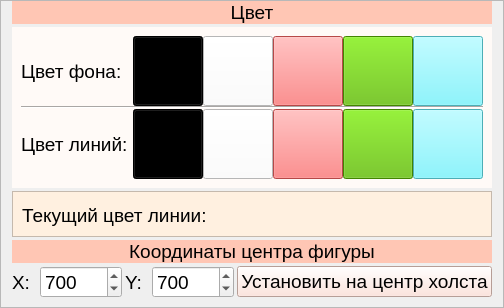
        <widget class="QFrame" name="frame">
         <property name="font">
          <font>
           <pointsize>14</pointsize>
          </font>
         </property>
         <property name="frameShape">
          <enum>QFrame::StyledPanel</enum>
         </property>
         <property name="frameShadow">
          <enum>QFrame::Raised</enum>
         </property>
         <layout class="QVBoxLayout" name="verticalLayout_10">
          <property name="spacing">
           <number>3</number>
          </property>
          <property name="topMargin">
           <number>0</number>
          </property>
          <property name="bottomMargin">
           <number>9</number>
          </property>
          <item>
           <widget class="QLabel" name="label_2">
            <property name="font">
             <font>
              <pointsize>14</pointsize>
             </font>
            </property>
            <property name="styleSheet">
             <string notr="true">background-color: rgb(255, 198, 180);</string>
            </property>
            <property name="text">
             <string>Цвет</string>
            </property>
            <property name="alignment">
             <set>Qt::AlignCenter</set>
            </property>
           </widget>
          </item>
          <item>
           <widget class="QWidget" name="color" native="true">
            <property name="font">
             <font>
              <pointsize>14</pointsize>
             </font>
            </property>
            <property name="styleSheet">
             <string notr="true">background-color: rgb(255, 250, 247);</string>
            </property>
            <layout class="QHBoxLayout" name="horizontalLayout_5">
             <property name="spacing">
              <number>0</number>
             </property>
             <item>
              <layout class="QVBoxLayout" name="verticalLayout_8">
               <item>
                <widget class="QLabel" name="label_3">
                 <property name="sizePolicy">
                  <sizepolicy hsizetype="MinimumExpanding" vsizetype="Preferred">
                   <horstretch>0</horstretch>
                   <verstretch>0</verstretch>
                  </sizepolicy>
                 </property>
                 <property name="font">
                  <font>
                   <pointsize>14</pointsize>
                  </font>
                 </property>
                 <property name="text">
                  <string>Цвет фона: </string>
                 </property>
                </widget>
               </item>
               <item>
                <widget class="Line" name="line">
                 <property name="font">
                  <font>
                   <pointsize>14</pointsize>
                  </font>
                 </property>
                 <property name="orientation">
                  <enum>Qt::Horizontal</enum>
                 </property>
                </widget>
               </item>
               <item>
                <widget class="QLabel" name="label_4">
                 <property name="sizePolicy">
                  <sizepolicy hsizetype="MinimumExpanding" vsizetype="Preferred">
                   <horstretch>0</horstretch>
                   <verstretch>0</verstretch>
                  </sizepolicy>
                 </property>
                 <property name="font">
                  <font>
                   <pointsize>14</pointsize>
                  </font>
                 </property>
                 <property name="text">
                  <string>Цвет линий: </string>
                 </property>
                </widget>
               </item>
              </layout>
             </item>
             <item>
              <layout class="QVBoxLayout" name="verticalLayout_9">
               <item>
                <layout class="QHBoxLayout" name="horizontalLayout_2">
                 <property name="spacing">
                  <number>0</number>
                 </property>
                 <item>
                  <widget class="QToolButton" name="black_bg_btn">
                   <property name="sizePolicy">
                    <sizepolicy hsizetype="Preferred" vsizetype="Preferred">
                     <horstretch>0</horstretch>
                     <verstretch>0</verstretch>
                    </sizepolicy>
                   </property>
                   <property name="minimumSize">
                    <size>
                     <width>70</width>
                     <height>70</height>
                    </size>
                   </property>
                   <property name="font">
                    <font>
                     <pointsize>14</pointsize>
                    </font>
                   </property>
                   <property name="styleSheet">
                    <string notr="true">background-color: rgb(0, 0, 0);</string>
                   </property>
                   <property name="text">
                    <string/>
                   </property>
                   <attribute name="buttonGroup">
                    <string notr="true">background_color_btn_gp</string>
                   </attribute>
                  </widget>
                 </item>
                 <item>
                  <widget class="QToolButton" name="white_bg_btn">
                   <property name="sizePolicy">
                    <sizepolicy hsizetype="Preferred" vsizetype="Preferred">
                     <horstretch>0</horstretch>
                     <verstretch>0</verstretch>
                    </sizepolicy>
                   </property>
                   <property name="minimumSize">
                    <size>
                     <width>70</width>
                     <height>70</height>
                    </size>
                   </property>
                   <property name="font">
                    <font>
                     <pointsize>14</pointsize>
                    </font>
                   </property>
                   <property name="styleSheet">
                    <string notr="true">background-color: rgb(255, 255, 255);</string>
                   </property>
                   <property name="text">
                    <string/>
                   </property>
                   <attribute name="buttonGroup">
                    <string notr="true">background_color_btn_gp</string>
                   </attribute>
                  </widget>
                 </item>
                 <item>
                  <widget class="QToolButton" name="red_bg_btn">
                   <property name="sizePolicy">
                    <sizepolicy hsizetype="Preferred" vsizetype="Preferred">
                     <horstretch>0</horstretch>
                     <verstretch>0</verstretch>
                    </sizepolicy>
                   </property>
                   <property name="minimumSize">
                    <size>
                     <width>70</width>
                     <height>70</height>
                    </size>
                   </property>
                   <property name="font">
                    <font>
                     <pointsize>14</pointsize>
                    </font>
                   </property>
                   <property name="styleSheet">
                    <string notr="true">background-color: rgb(255, 101, 101);</string>
                   </property>
                   <property name="text">
                    <string/>
                   </property>
                   <attribute name="buttonGroup">
                    <string notr="true">background_color_btn_gp</string>
                   </attribute>
                  </widget>
                 </item>
                 <item>
                  <widget class="QToolButton" name="green_bg_btn">
                   <property name="sizePolicy">
                    <sizepolicy hsizetype="Preferred" vsizetype="Preferred">
                     <horstretch>0</horstretch>
                     <verstretch>0</verstretch>
                    </sizepolicy>
                   </property>
                   <property name="minimumSize">
                    <size>
                     <width>70</width>
                     <height>70</height>
                    </size>
                   </property>
                   <property name="font">
                    <font>
                     <pointsize>14</pointsize>
                    </font>
                   </property>
                   <property name="styleSheet">
                    <string notr="true">background-color: rgb(93, 186, 0);</string>
                   </property>
                   <property name="text">
                    <string/>
                   </property>
                   <attribute name="buttonGroup">
                    <string notr="true">background_color_btn_gp</string>
                   </attribute>
                  </widget>
                 </item>
                 <item>
                  <widget class="QToolButton" name="blue_bg_btn">
                   <property name="sizePolicy">
                    <sizepolicy hsizetype="Preferred" vsizetype="Preferred">
                     <horstretch>0</horstretch>
                     <verstretch>0</verstretch>
                    </sizepolicy>
                   </property>
                   <property name="minimumSize">
                    <size>
                     <width>70</width>
                     <height>70</height>
                    </size>
                   </property>
                   <property name="font">
                    <font>
                     <pointsize>14</pointsize>
                    </font>
                   </property>
                   <property name="styleSheet">
                    <string notr="true">background-color: rgb(106, 243, 255);</string>
                   </property>
                   <property name="text">
                    <string/>
                   </property>
                   <attribute name="buttonGroup">
                    <string notr="true">background_color_btn_gp</string>
                   </attribute>
                  </widget>
                 </item>
                </layout>
               </item>
               <item>
                <widget class="Line" name="line_2">
                 <property name="font">
                  <font>
                   <pointsize>14</pointsize>
                  </font>
                 </property>
                 <property name="orientation">
                  <enum>Qt::Horizontal</enum>
                 </property>
                </widget>
               </item>
               <item>
                <layout class="QHBoxLayout" name="horizontalLayout_3">
                 <property name="spacing">
                  <number>0</number>
                 </property>
                 <item>
                  <widget class="QToolButton" name="black_line_btn">
                   <property name="sizePolicy">
                    <sizepolicy hsizetype="Preferred" vsizetype="Preferred">
                     <horstretch>0</horstretch>
                     <verstretch>0</verstretch>
                    </sizepolicy>
                   </property>
                   <property name="minimumSize">
                    <size>
                     <width>70</width>
                     <height>70</height>
                    </size>
                   </property>
                   <property name="font">
                    <font>
                     <pointsize>14</pointsize>
                    </font>
                   </property>
                   <property name="styleSheet">
                    <string notr="true">background-color: rgb(0, 0, 0);</string>
                   </property>
                   <property name="text">
                    <string/>
                   </property>
                  </widget>
                 </item>
                 <item>
                  <widget class="QToolButton" name="white_line_btn">
                   <property name="sizePolicy">
                    <sizepolicy hsizetype="Preferred" vsizetype="Preferred">
                     <horstretch>0</horstretch>
                     <verstretch>0</verstretch>
                    </sizepolicy>
                   </property>
                   <property name="minimumSize">
                    <size>
                     <width>70</width>
                     <height>70</height>
                    </size>
                   </property>
                   <property name="font">
                    <font>
                     <pointsize>14</pointsize>
                    </font>
                   </property>
                   <property name="styleSheet">
                    <string notr="true">background-color: rgb(255, 255, 255);</string>
                   </property>
                   <property name="text">
                    <string/>
                   </property>
                  </widget>
                 </item>
                 <item>
                  <widget class="QToolButton" name="red_line_btn">
                   <property name="sizePolicy">
                    <sizepolicy hsizetype="Preferred" vsizetype="Preferred">
                     <horstretch>0</horstretch>
                     <verstretch>0</verstretch>
                    </sizepolicy>
                   </property>
                   <property name="minimumSize">
                    <size>
                     <width>70</width>
                     <height>70</height>
                    </size>
                   </property>
                   <property name="font">
                    <font>
                     <pointsize>14</pointsize>
                    </font>
                   </property>
                   <property name="styleSheet">
                    <string notr="true">background-color: rgb(255, 101, 101);</string>
                   </property>
                   <property name="text">
                    <string/>
                   </property>
                  </widget>
                 </item>
                 <item>
                  <widget class="QToolButton" name="green_line_btn">
                   <property name="sizePolicy">
                    <sizepolicy hsizetype="Preferred" vsizetype="Preferred">
                     <horstretch>0</horstretch>
                     <verstretch>0</verstretch>
                    </sizepolicy>
                   </property>
                   <property name="minimumSize">
                    <size>
                     <width>70</width>
                     <height>70</height>
                    </size>
                   </property>
                   <property name="font">
                    <font>
                     <pointsize>14</pointsize>
                    </font>
                   </property>
                   <property name="styleSheet">
                    <string notr="true">background-color: rgb(93, 186, 0);</string>
                   </property>
                   <property name="text">
                    <string/>
                   </property>
                  </widget>
                 </item>
                 <item>
                  <widget class="QToolButton" name="blue_line_btn">
                   <property name="sizePolicy">
                    <sizepolicy hsizetype="Preferred" vsizetype="Preferred">
                     <horstretch>0</horstretch>
                     <verstretch>0</verstretch>
                    </sizepolicy>
                   </property>
                   <property name="minimumSize">
                    <size>
                     <width>70</width>
                     <height>70</height>
                    </size>
                   </property>
                   <property name="font">
                    <font>
                     <pointsize>14</pointsize>
                    </font>
                   </property>
                   <property name="styleSheet">
                    <string notr="true">background-color: rgb(106, 243, 255);</string>
                   </property>
                   <property name="text">
                    <string/>
                   </property>
                  </widget>
                 </item>
                </layout>
               </item>
              </layout>
             </item>
            </layout>
           </widget>
          </item>
          <item>
           <widget class="QFrame" name="frame_6">
            <property name="font">
             <font>
              <pointsize>14</pointsize>
             </font>
            </property>
            <property name="styleSheet">
             <string notr="true">background-color: rgb(255, 240, 224);</string>
            </property>
            <property name="frameShape">
             <enum>QFrame::StyledPanel</enum>
            </property>
            <property name="frameShadow">
             <enum>QFrame::Raised</enum>
            </property>
            <layout class="QVBoxLayout" name="verticalLayout_15">
             <property name="spacing">
              <number>0</number>
             </property>
             <property name="leftMargin">
              <number>0</number>
             </property>
             <property name="topMargin">
              <number>3</number>
             </property>
             <property name="rightMargin">
              <number>0</number>
             </property>
             <property name="bottomMargin">
              <number>0</number>
             </property>
             <item>
              <widget class="QWidget" name="widget_2" native="true">
               <property name="font">
                <font>
                 <pointsize>14</pointsize>
                </font>
               </property>
               <property name="styleSheet">
                <string notr="true">background-color: rgb(255, 240, 224);</string>
               </property>
               <layout class="QHBoxLayout" name="horizontalLayout_9">
                <property name="spacing">
                 <number>0</number>
                </property>
                <item>
                 <widget class="QLabel" name="label_15">
                  <property name="font">
                   <font>
                    <pointsize>14</pointsize>
                   </font>
                  </property>
                  <property name="text">
                   <string>Текущий цвет линии:   </string>
                  </property>
                 </widget>
                </item>
                <item>
                 <widget class="QLabel" name="color_line_show">
                  <property name="sizePolicy">
                   <sizepolicy hsizetype="Fixed" vsizetype="Preferred">
                    <horstretch>0</horstretch>
                    <verstretch>0</verstretch>
                   </sizepolicy>
                  </property>
                  <property name="minimumSize">
                   <size>
                    <width>75</width>
                    <height>0</height>
                   </size>
                  </property>
                  <property name="font">
                   <font>
                    <pointsize>14</pointsize>
                   </font>
                  </property>
                  <property name="styleSheet">
                   <string notr="true">border-color: rgb(0, 0, 0);</string>
                  </property>
                  <property name="text">
                   <string/>
                  </property>
                 </widget>
                </item>
                <item>
                 <spacer name="horizontalSpacer_2">
                  <property name="font">
                   <font>
                    <pointsize>14</pointsize>
                   </font>
                  </property>
                  <property name="orientation">
                   <enum>Qt::Horizontal</enum>
                  </property>
                  <property name="sizeHint" stdset="0">
                   <size>
                    <width>40</width>
                    <height>20</height>
                   </size>
                  </property>
                 </spacer>
                </item>
               </layout>
              </widget>
             </item>
            </layout>
           </widget>
          </item>
          <item>
           <widget class="QLabel" name="label_9">
            <property name="font">
             <font>
              <pointsize>14</pointsize>
             </font>
            </property>
            <property name="styleSheet">
             <string notr="true">background-color: rgb(255, 198, 180);</string>
            </property>
            <property name="text">
             <string>Координаты центра фигуры</string>
            </property>
            <property name="alignment">
             <set>Qt::AlignCenter</set>
            </property>
           </widget>
          </item>
          <item>
           <layout class="QHBoxLayout" name="horizontalLayout_17">
            <item>
             <widget class="QLabel" name="label_26">
              <property name="font">
               <font>
                <pointsize>14</pointsize>
               </font>
              </property>
              <property name="text">
               <string>X: </string>
              </property>
             </widget>
            </item>
            <item>
             <widget class="QSpinBox" name="center_x_sp">
              <property name="font">
               <font>
                <pointsize>14</pointsize>
               </font>
              </property>
              <property name="maximum">
               <number>10000</number>
              </property>
              <property name="value">
               <number>700</number>
              </property>
             </widget>
            </item>
            <item>
             <widget class="QLabel" name="label_27">
              <property name="font">
               <font>
                <pointsize>14</pointsize>
               </font>
              </property>
              <property name="text">
               <string>Y: </string>
              </property>
             </widget>
            </item>
            <item>
             <widget class="QSpinBox" name="center_y_sp">
              <property name="font">
               <font>
                <pointsize>14</pointsize>
               </font>
              </property>
              <property name="maximum">
               <number>10000</number>
              </property>
              <property name="value">
               <number>700</number>
              </property>
             </widget>
            </item>
            <item>
             <widget class="QPushButton" name="set_center_btn">
              <property name="font">
               <font>
                <pointsize>14</pointsize>
               </font>
              </property>
              <property name="styleSheet">
               <string notr="true">background-color: rgb(255, 221, 211);</string>
              </property>
              <property name="text">
               <string>Установить на центр холста</string>
              </property>
             </widget>
            </item>
           </layout>
          </item>
         </layout>
        </widget>
